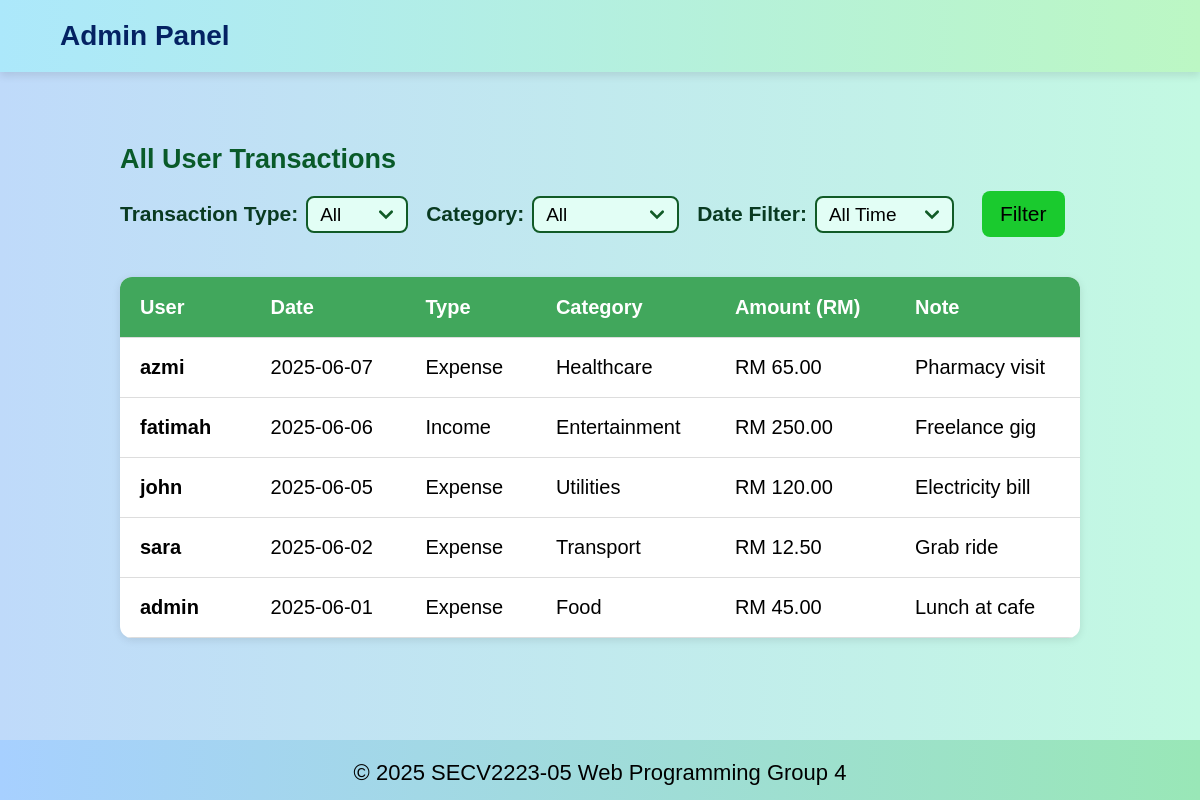
The app's page /admin_overview.php (signed in) with its own data.
### tables this page shows
CREATE TABLE IF NOT EXISTS transactions (
    transaction_id INT AUTO_INCREMENT PRIMARY KEY,
    user_id INT NOT NULL,
    category_id INT NOT NULL,
    type ENUM('income', 'expense') NOT NULL,
    amount DECIMAL(10,2) NOT NULL,
    note TEXT,
    date DATE,
    FOREIGN KEY (user_id) REFERENCES users(user_id) ON DELETE CASCADE,
    FOREIGN KEY (category_id) REFERENCES categories(category_id) ON DELETE CASCADE
);

CREATE TABLE IF NOT EXISTS users (
    user_id INT AUTO_INCREMENT PRIMARY KEY,
    username VARCHAR(100) NOT NULL,
    email VARCHAR(100) NOT NULL UNIQUE,
    password VARCHAR(255) NOT NULL,
    role ENUM('user', 'admin') DEFAULT 'user'
);

CREATE TABLE IF NOT EXISTS categories (
    category_id INT AUTO_INCREMENT PRIMARY KEY,
    name VARCHAR(50) NOT NULL,
    type VARCHAR(50) NOT NULL  
);

### admin_overview.php (the view, shortened to what this page needs)
<?php
require_once 'admin_header.php';
require_once 'includes/db.php';
$date_filter = $_GET['date_filter'] ?? '';
$sql_base = "SELECT t.*, c.name AS category_name, u.username
             FROM transactions t
             JOIN categories c ON t.category_id = c.category_id
             JOIN users u ON t.user_id = u.user_id
             WHERE 1";
$sql_base .= " ORDER BY t.date DESC, t.transaction_id DESC";
$stmt = $conn->prepare($sql_base);
$stmt->execute();
$result = $stmt->get_result();
?>
<main class="overviewmain">
    <section id="overview">
        <h2>All User Transactions</h2>
        <form method="GET" action="admin_overview.php">
            <div class="filtergroup">
                <label for="transactionType">Transaction Type:</label>
                <select id="transactionType" name="type" onchange="this.form.submit()" required>
                    <?php $selectedType = $_GET['type'] ?? 'all'; ?>
                    <option value="all" <?= $selectedType == 'all' ? 'selected' : '' ?>>All</option>
                </select>
            </div>
            <div class="filtergroup">
                <label for="category">Category:</label>
                <select name="category" id="category">
                    <option value="">All</option>
                </select>
            </div>
            <div class="filtergroup">
                <label for="date_filter">Date Filter:</label>
                <select name="date_filter" id="date_filter">
                    <option value="" <?= $date_filter == '' ? 'selected' : '' ?>>All Time</option>
                </select>
            </div>
            <div class="filtergroup">
                <button type="submit" class="filterbtn">Filter</button>
            </div>
        </form>
        <table>
    <thead>
        <tr>
            <th>User</th>
            <th>Date</th>
            <th>Type</th>
            <th>Category</th>
            <th>Amount (RM)</th>
            <th>Note</th>
        </tr>
    </thead>
    <tbody>
    <?php
    if ($result->num_rows > 0):
        while ($row = $result->fetch_assoc()):
            ?>
            <tr>
                <td><strong><?= htmlspecialchars($row['username']) ?></strong></td>
                <td><?= htmlspecialchars($row['date']) ?></td>
                <td><?= ucfirst($row['type']) ?></td>
                <td><?= htmlspecialchars($row['category_name']) ?></td>
                <td>RM <?= number_format($row['amount'], 2) ?></td>
                <td><?= htmlspecialchars($row['note']) ?></td>
            </tr>
            <?php
        endwhile;
    else:
        echo "<tr><td colspan='6' style='text-align:center;'>No transactions found.</td></tr>";
    endif;
    ?>
    </tbody>
</table>
    </section>
</main>
<footer>
    <div class="footercontainer">
        <p>
            <span class="footeryear">&copy; <span id="current-year"></span> SECV2223-05</span>
            <span class="footergroup">Web Programming Group 4</span>
        </p>
    </div>
</footer>

### admin_header.php (shortened to what this page needs)
<!DOCTYPE html>
<html lang="en">
<head>
    <link rel="stylesheet" href="style.css">
    <link rel="stylesheet" href="https://cdnjs.cloudflare.com/ajax/libs/font-awesome/6.1.0/css/all.min.css">
</head>
<body>
<header>
    <nav>
        <div class="headername">Admin Panel</div>
    </nav>
</header>

### style.css (style rules this page uses)
* { padding: 0; margin: 0; font-family:'Trebuchet MS', 'Lucida Sans Unicode', 'Lucida Grande', 'Lucida Sans', Arial, sans-serif; box-sizing: border-box; }
html, body { margin: 0; padding: 0; width: 100%; background: linear-gradient(to left, #c3f9e2, #bfdafa); overflow-x: hidden; height: 100%; display: flex; flex-direction: column; }
body { flex-grow: 1; position: relative; z-index: 1; }
main { flex: 1 0 auto; padding-bottom: 500px; box-sizing: border-box; }
nav { width: 100%; font-size: clamp(15px, 3vw, 18px); padding: 20px 5%; display: flex; justify-content: space-between; align-items: center; }
header { background: linear-gradient(to left, #bcf7c4, #ace8fb); box-shadow: 0 4px 8px rgba(0, 0, 0, 0.1); position: sticky; top: 0; width: 100%; z-index: 10; }
.headername { font-weight: bold; font-size: clamp(24px, 3.3vw, 28px); color: rgb(4, 34, 99); transition: all 0.3s ease; text-wrap: nowrap; }
main { display: flex; justify-content: center; align-items: center; flex: 1; padding: 0 clamp(2rem, 1vw, 6rem); }
#overview { width: 100%; }
footer { position: static; left: 0; bottom: 0; flex-shrink: 0; height: 60px; font-size: 19px; width: 100%; padding: 15px 0; padding-top: 20px; z-index: 20; background: linear-gradient(to left, #99e7b7, #a7d0ff); }
.footeryear, .footergroup { display: block; text-align: center; }
.footeryear { margin-bottom: 6px; }
@media (min-width: 550px) { .footeryear, .footergroup { display: inline; } }
@media (min-width: 550px) { footer { font-size: clamp(21.3px, 2.5vw, 22px); } }
.footercontainer { display: flex; flex-direction: column; align-items: center; }
.footercontainer p { padding-bottom: 8px; }
table { width: 60%; border-collapse: collapse; margin-top: 30px; font-size: clamp(16px, 2vw, 20px); background-color: #fff; box-shadow: 0 2px 8px rgba(0,0,0,0.1); border-radius: 12px; overflow: hidden; }
table thead { background-color: #41a75c; color: white; text-align: left; }
table th, table td { padding: 16px 20px; border-bottom: 1px solid #ddd; min-width: 120px; height: 60px; text-align: left; vertical-align: middle; }
table tbody tr:last-child td { border-bottom: none; }
.overviewmain { display: flex; justify-content: center; align-items: center; margin: 2rem auto; }
#overview h2 { font-size: clamp(27px, 2.2vw, 30px); color: #095a29; margin-bottom: clamp(16px, 1vw, 20px); }
#overview form { display: flex; flex-wrap: wrap; flex-direction: column; align-items: flex-start; gap: 10px; margin-bottom: 10px; }
#overview .filtergroup { display: flex; flex-wrap: wrap; align-items: center; gap: 8px; }
.filtergroup label { font-size: clamp(21px, 1.6vw, 23px); font-weight: bold; color: #093a21; white-space: nowrap; gap: 50px; }
.filtergroup select { padding: 6px 12px; background-color: #e2fef5; border: 2px solid #115b27; border-radius: 8px; font-size: clamp(19px, 1.5vw, 21px); resize: vertical; transition: border-color 0.3s; }
.filtergroup select { appearance: none; background-repeat: no-repeat; background-position: right 12px center; background-size: 16px; }
.filterbtn { background-color: #1aca2e; padding: 11px 18px; font-size: clamp(21px, 1.6vw, 23px); border: none; border-radius: 8px; transition: background-color 0.3s; margin-bottom: 20px; }
#overview table { width: clamp(500px, 80vw, 1200px); border-collapse: collapse; margin-top: 20px; margin-bottom: 30px; font-size: clamp(16px, 2vw, 20px); background-color: #fff; box-shadow: 0 2px 8px rgba(0,0,0,0.1); border-radius: 12px; overflow: hidden; }
#overview table thead { background-color: #41a75c; color: white; text-align: left; }
#overview table th, #overview table td { padding: 16px 20px; border-bottom: 1px solid #ddd; min-width: 120px; height: 60px; text-align: left; vertical-align: middle; }
@media (min-width: 1030px) { #overview form { flex-direction: row; align-items: center; gap: 18px; } }
@media (min-width: 1030px) { .filterbtn { margin-left: 10px; } }
@media (min-width: 1030px) { #overview .filtergroup { margin-bottom: 20px; } }
@media (min-width: 1030px) { .filterbtn { margin-bottom: 0; } }

### records on screen
transactions: user.username "azmi", date "2025-06-07", type "Expense", category.name "Healthcare", amount "65.00", note "Pharmacy visit"
transactions: user.username "fatimah", date "2025-06-06", type "Income", category.name "Entertainment", amount "250.00", note "Freelance gig"
transactions: user.username "john", date "2025-06-05", type "Expense", category.name "Utilities", amount "120.00", note "Electricity bill"
transactions: user.username "sara", date "2025-06-02", type "Expense", category.name "Transport", amount "12.50", note "Grab ride"
transactions: user.username "admin", date "2025-06-01", type "Expense", category.name "Food", amount "45.00", note "Lunch at cafe"
